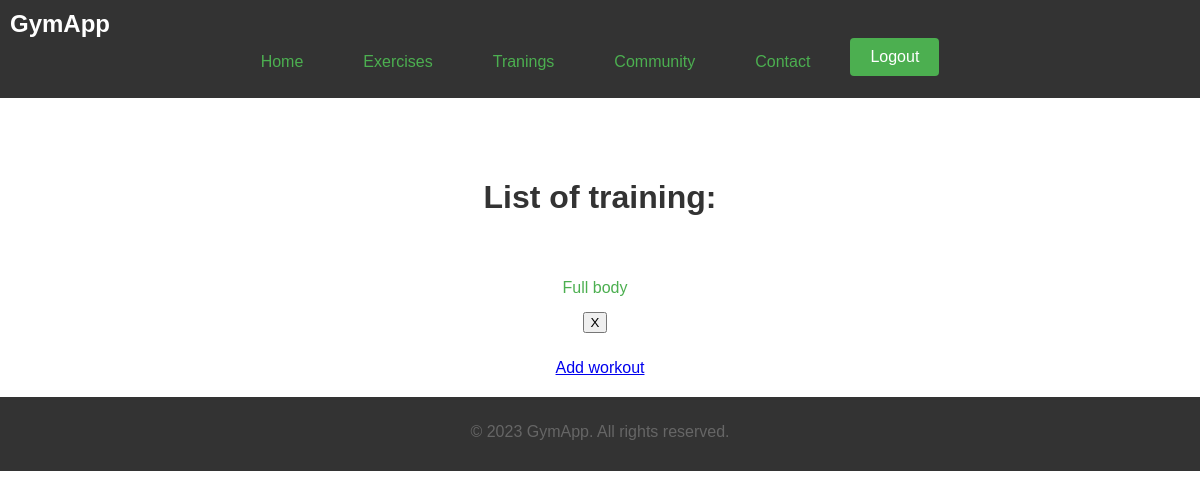
Page /tranings (signed in) on the earlier database version.
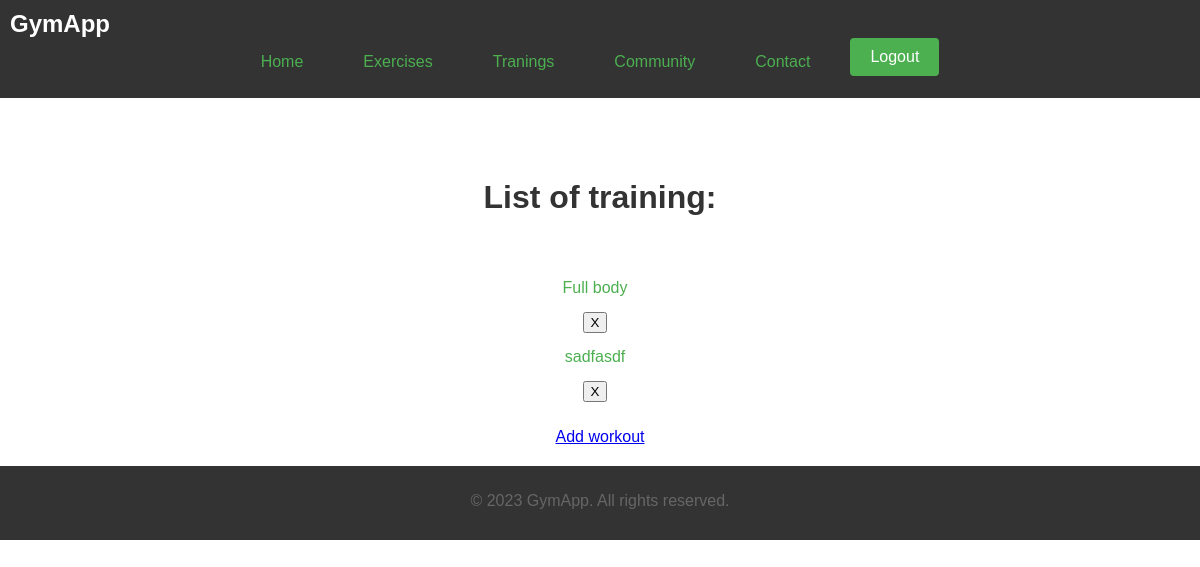
Same page on the later database version.
### exercise/models.py (models this page shows, shortened)
class Traning(models.Model):
    name = models.CharField(max_length=200)
    user = models.ForeignKey(User, on_delete=models.CASCADE)
    workout = models.ManyToManyField(Reps)

### exercise/views.py (the view)
# urls.py: path('tranings', views.tranings, name='tranings'),
@login_required(login_url='login')
def tranings(request):
    tranings = Traning.objects.filter(user = request.user)
    context ={'tranings': tranings}
    return render(request, 'traning.html',context)

### exercise/templates/traning.html (shortened to what this page needs)
{% extends 'main.html' %}
{% block content %}
{% if tranings %}
    <h1>List of training: </h1>
    <div class="exerciselist">
        <ul class="additional-menu">
            {% for traning in tranings %}
            <li>
                <a href="{% url 'traning' traning.id %}" >{{ traning.name }}</a>
                <form method="post" action="{% url 'deleteTraning' traning.id %}">
                    <input type="submit" value="X">
                </form>
            </li>
            {% endfor %}
        </ul>
        </div>
{% endif %}
<a href="{% url 'addWorkout'%}">Add workout</a>
{% endblock content %}

Differences in the rows shown:
added Traning: name "sadfasdf"
